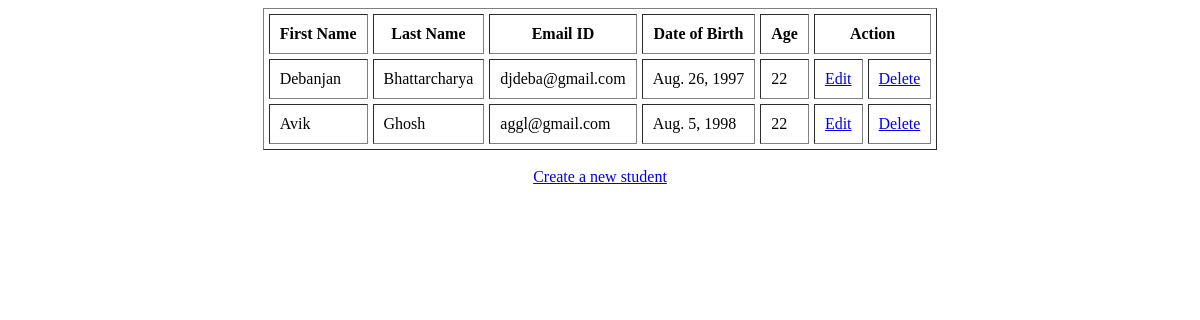
The app's page /studentlist/, older data.
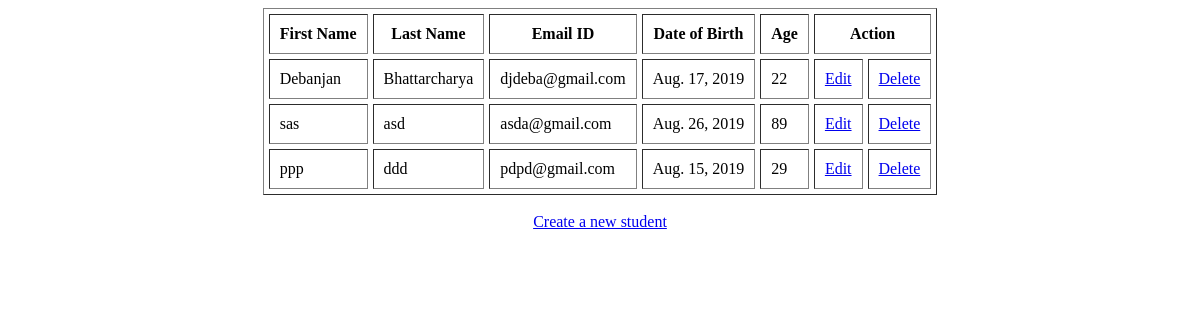
The same page, newer data.
### demoapp/models.py (models this page shows)
class Student(models.Model): # inherits models.Model
    fname = models.CharField(max_length=30)
    lname = models.CharField(max_length=30)
    email = models.EmailField()
    dob = models.DateField()
    age = models.IntegerField()

### demoapp/views.py (the view)
# urls.py: path('studentlist/', views.showstudents),
def showstudents(request):
        students = Student.objects.all()
        return render(request, "showstudents.html", {'students': students})

### demoapp/templates/showstudents.html (shortened to what this page needs)
<!DOCTYPE html>
<html lang="en">
<head>
</head>
<body>
    <table border="1px" align="center" cellpadding="10px" cellspacing="5px">
        <tr>
            <th>First Name</th>
            <th>Last Name</th>
            <th>Email ID</th>
            <th>Date of Birth</th>
            <th>Age</th>
            <th colspan="2">Action</th>
        </tr>
        {% for student in students %}
        <tr>
            <td>{{student.fname}}</td>
            <td>{{student.lname}}</td>
            <td>{{student.email}}</td>
            <td>{{student.dob}}</td>
            <td>{{student.age}}</td>
            <td><a href="/edit/{{student.id}}">Edit</a></td>
            <td><a href="/delete/{{student.id}}">Delete</a></td>
        </tr>
        {% endfor %}
    </table>
    <br>
    <center><a href="/createstudent/">Create a new student</a></center>
</body>
</html>

Row changes from the older to the newer data that the page shows:
removed Student: fname "Avik", lname "Ghosh", email "aggl@gmail.com", dob "Aug. 5, 1998", age "22"
changed Student "Debanjan": dob "Aug. 26, 1997" → "Aug. 17, 2019"
added Student: fname "sas", lname "asd", email "asda@gmail.com", dob "Aug. 26, 2019", age "89"
added Student: fname "ppp", lname "ddd", email "pdpd@gmail.com", dob "Aug. 15, 2019", age "29"
